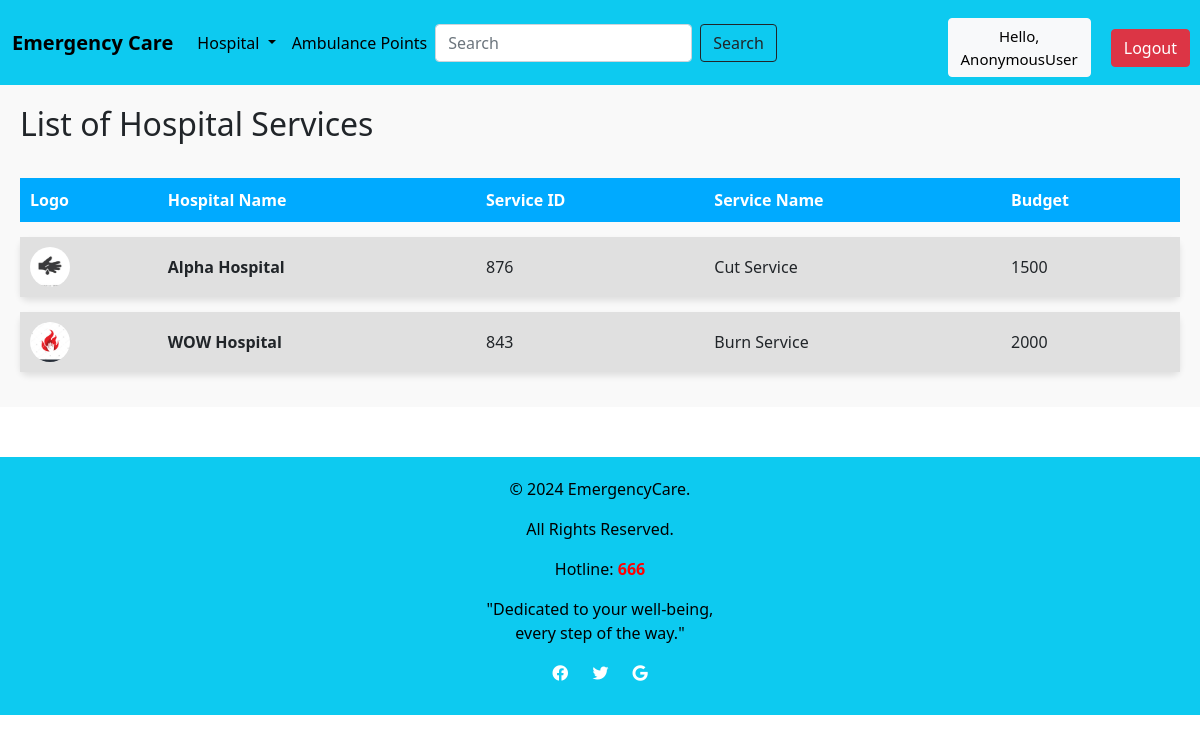
Before: /Services/ with the older database file.
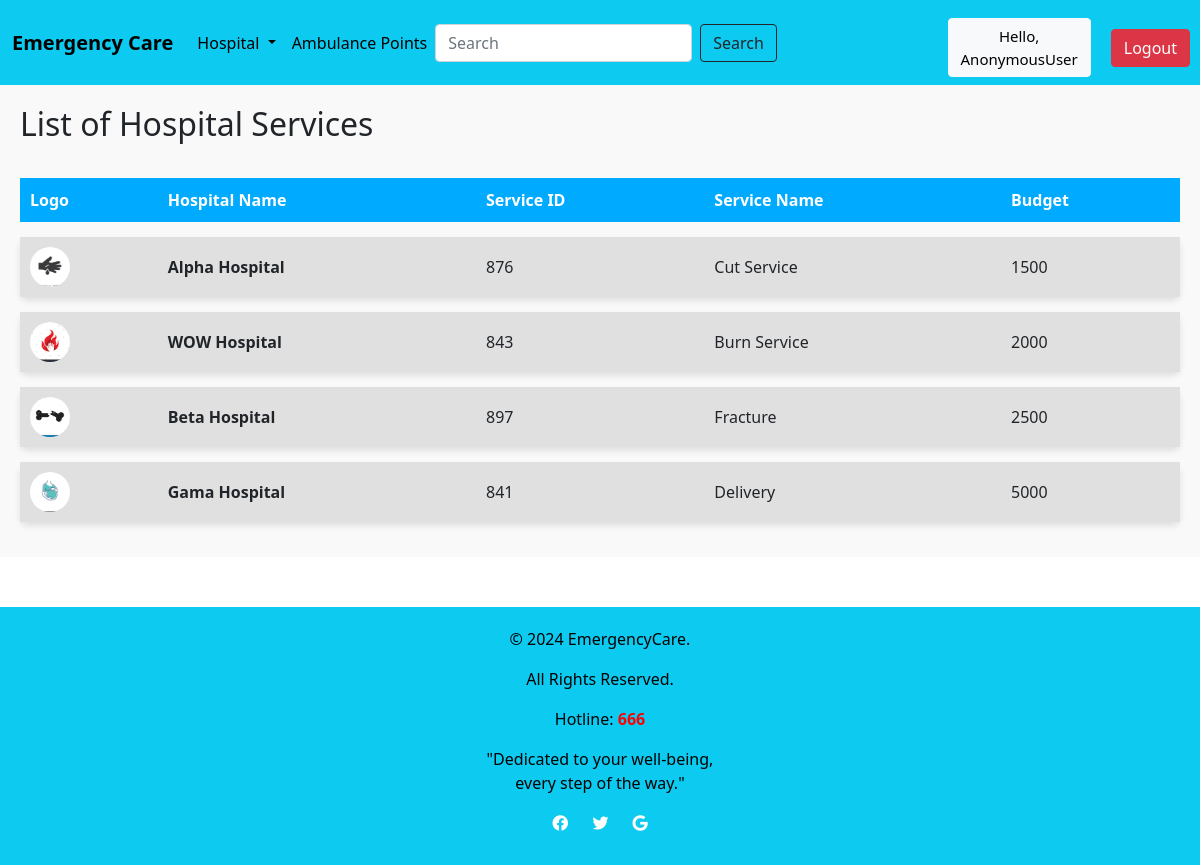
After: the same page with the newer database file.
### emergencycare/models.py (models this page shows, shortened)
class Services(models.Model):
    H_Name = models.ForeignKey(Hospital, on_delete=models.CASCADE, blank=True, null=True)
    S_ID = models.CharField(max_length=200, blank=True, null=True)
    S_Name = models.CharField(max_length=200, blank=True, null=True)
    S_Budget = models.IntegerField(blank=True, null=True)
    image = models.ImageField(upload_to='images/', blank=True, null=True, default='images/default.jpg')

class Hospital(models.Model):
    H_ID = models.CharField(max_length=200)
    H_name = models.CharField(max_length=200)
    Area_name = models.ForeignKey(Location, on_delete=models.CASCADE)
    image = models.ImageField(upload_to='images/',blank=True, null=True, default='images/default.jpg')
    def __str__(self):
        return self.H_name

### emergencycare/views.py (the view)
# urls.py: path('Services/',e_views.services,name='Services'),
def services(request):
    service = Services.objects.all()
    context = {
        'service': service,
    }
    return render(request, template_name='Services.html',context=context)

### templates/Services.html (shortened to what this page needs)
{% extends 'Home.html' %}
{% block content %}
{% load static %}
<div style="padding: 20px; background-color: #f9f9f9;">
    <h2 style="margin-bottom: 20px;">List of Hospital Services</h2>
    {% if service %}
    <table style="width: 100%; border-collapse: separate; border-spacing: 0 15px;">
        <thead>
            <tr style="background-color: #00aaff; color: white; text-align: left; padding: 10px;">
                <th style="padding: 10px;">Logo</th>
                <th style="padding: 10px;">Hospital Name</th>
                <th style="padding: 10px;">Service ID</th>
                <th style="padding: 10px;">Service Name</th>
                <th style="padding: 10px;">Budget</th>
            </tr>
        </thead>
        <tbody>
            {% for s in service %}
            <tr style="background-color: #e0e0e0; box-shadow: 0px 4px 6px rgba(0, 0, 0, 0.1); border-radius: 8px; overflow: hidden;">
                <td style="padding: 10px;"><img src="{{ s.image.url }}" style="height: 40px; width: 40px; border-radius: 50%;"></td>
                <td style="padding: 10px; font-weight: bold;">{{ s.H_Name }}</td>
                <td style="padding: 10px;">{{ s.S_ID }}</td>
                <td style="padding: 10px;">{{ s.S_Name }}</td>
                <td style="padding: 10px;">{{ s.S_Budget }}</td>
            </tr>
            {% endfor %}
        </tbody>
    </table>
    {% else %}
    <p>No services found.</p>
    {% endif %}
</div>
{% endblock %}

### templates/Home.html (shortened to what this page needs)
<!DOCTYPE html>
<html lang="en">
<head>
    {% load static %}
    <link href="https://cdn.jsdelivr.net/npm/bootstrap@5.0.2/dist/css/bootstrap.min.css" rel="stylesheet">
</head>
<body>
{% include 'Navbar.html' %}
{% block content %}
{% load static %}
{% endblock %}
{% block footer %}
{% include 'footer.html' %}
{% endblock %}
</body>
</html>

### templates/Navbar.html (shortened to what this page needs)
{% load static %}
  <head>
    <link href="https://cdn.jsdelivr.net/npm/bootstrap@5.0.2/dist/css/bootstrap.min.css" rel="stylesheet">
  </head>
  <body>
<nav class="navbar navbar-expand-md navbar-info bg-info">
    <div class="container-fluid">
<a class="navbar-brand" href="{% url 'Home' %}" style="color: #000"><b>Emergency Care</b>
</a>
        <div class="collapse navbar-collapse" id="navbarNav">
            <ul class="navbar-nav">
                <li class="nav-item dropdown">
                    <a href="#" class="nav-link dropdown-toggle" style="color: black;" role="button"
                    data-bs-toggle="dropdown"
                    aria-expanded="false">
                        Hospital
                    </a>
                </li>
                <li class="nav-item active">
                    <a href="{% url 'Ambulance' %}" class="nav-link" style="color: black;">
                        Ambulance Points
                    </a>
                </li>
            </ul>
           <form class="d-flex" role="search" method="POST" action="{% url 'search' %}">
            <input class="form-control me-2" type="search" placeholder="Search" aria-label="Search" name="Search">
            <input type="submit" class="btn btn-outline-dark" value="Search">
          </form>
        </div>
    </div>
  <span><a class="btn btn-light" href="{% url 'Users' %}" style=" font-size: 15px; color: #000; margin-right: 20px; margin-top: 10px">Hello, {{request.user}}</a></span>
<span><a class="btn btn-danger" href="{% url 'logout' %}" style="margin-right: 10px; margin-top: 10px" >Logout</a></span>
</nav>
  </body>

### templates/footer.html (shortened to what this page needs)
{% load static %}
<html lang="en">
<head>
    <link rel="stylesheet" href="https://cdnjs.cloudflare.com/ajax/libs/font-awesome/5.15.4/css/all.min.css">
</head>
<body>
<footer class="bg-info">
    <div class="footer-content " style="color: #000">
        <p>&copy; 2024 EmergencyCare.</p>
        <p> All Rights Reserved.</p>
        <p> Hotline: <b style="color: red;">666</b></p>
        <p>"Dedicated to your well-being,<br> every step of the way."</p>
    </div>
    <div class="footer-social">
        <ul>
            <li><a href="#"><i class="fab fa-facebook"></i></a></li>
            <li><a href="#"><i class="fab fa-twitter"></i></a></li>
            <li><a href="#"><i class="fab fa-google"></i></a></li>
        </ul>
    </div>
</footer>
</body>
</html>

### templates/Navbar.html (style rules this page uses)
.btn-light { font-size: 15px; color: #000; margin-right: 20px; }

### templates/footer.html (style rules this page uses)
footer { background-color: #24a0ed; color: #fff; padding: 20px 0; text-align: center; margin-top: 50px; }
.footer-social ul { list-style: none; padding: 0; margin: 10px 0; }
.footer-social ul li { display: inline; margin: 0 10px; }
.footer-social ul li a { color: #fff; text-decoration: none; }

Changed rows visible on the page:
added Services: image (picture), H_Name "Beta Hospital", S_ID "897", S_Name "Fracture", S_Budget "2500"
added Services: image (picture), H_Name "Gama Hospital", S_ID "841", S_Name "Delivery", S_Budget "5000"
